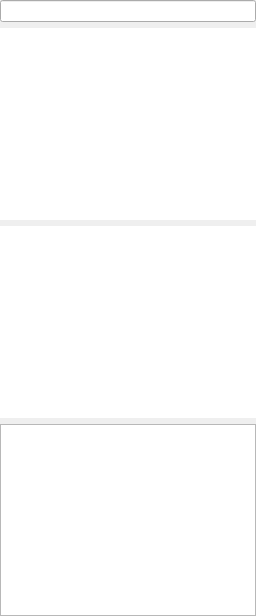
<?xml version="1.0" encoding="UTF-8"?>
<ui version="4.0">
 <class>WidgetBoxModel::MainWindow</class>
 <widget class="QWidget" name="WidgetBoxModel::MainWindow">
  <property name="geometry">
   <rect>
    <x>0</x>
    <y>0</y>
    <width>285</width>
    <height>463</height>
   </rect>
  </property>
  <layout class="QVBoxLayout" name="frameLayout">
   <property name="sizeConstraint">
    <enum>QLayout::SetFixedSize</enum>
   </property>
   <property name="leftMargin">
    <number>0</number>
   </property>
   <property name="topMargin">
    <number>0</number>
   </property>
   <property name="rightMargin">
    <number>0</number>
   </property>
   <property name="bottomMargin">
    <number>0</number>
   </property>
   <item>
    <widget class="QFrame" name="frame">
     <layout class="QVBoxLayout" name="contentLayout">
      <property name="leftMargin">
       <number>0</number>
      </property>
      <property name="topMargin">
       <number>0</number>
      </property>
      <property name="rightMargin">
       <number>0</number>
      </property>
      <property name="bottomMargin">
       <number>0</number>
      </property>
      <item>
       <widget class="QLineEdit" name="inputLine"/>
      </item>
      <item>
       <widget class="ResultsList" name="resultsList">
        <property name="frameShape">
         <enum>QFrame::NoFrame</enum>
        </property>
        <property name="horizontalScrollBarPolicy">
         <enum>Qt::ScrollBarAlwaysOff</enum>
        </property>
        <property name="editTriggers">
         <set>QAbstractItemView::NoEditTriggers</set>
        </property>
        <property name="uniformItemSizes">
         <bool>true</bool>
        </property>
       </widget>
      </item>
      <item>
       <widget class="ActionList" name="actionList">
        <property name="sizePolicy">
         <sizepolicy hsizetype="Expanding" vsizetype="Fixed">
          <horstretch>0</horstretch>
          <verstretch>0</verstretch>
         </sizepolicy>
        </property>
        <property name="frameShape">
         <enum>QFrame::NoFrame</enum>
        </property>
        <property name="editTriggers">
         <set>QAbstractItemView::NoEditTriggers</set>
        </property>
        <property name="wordWrap">
         <bool>true</bool>
        </property>
       </widget>
      </item>
      <item>
       <widget class="QTextBrowser" name="detailsBrowser"/>
      </item>
     </layout>
    </widget>
   </item>
  </layout>
 </widget>
 <customwidgets>
  <customwidget>
   <class>ResultsList</class>
   <extends>QListView</extends>
   <header>resultslist.h</header>
  </customwidget>
  <customwidget>
   <class>ActionList</class>
   <extends>QListView</extends>
   <header location="global">actionlist.h</header>
  </customwidget>
 </customwidgets>
 <resources/>
 <connections/>
</ui>
